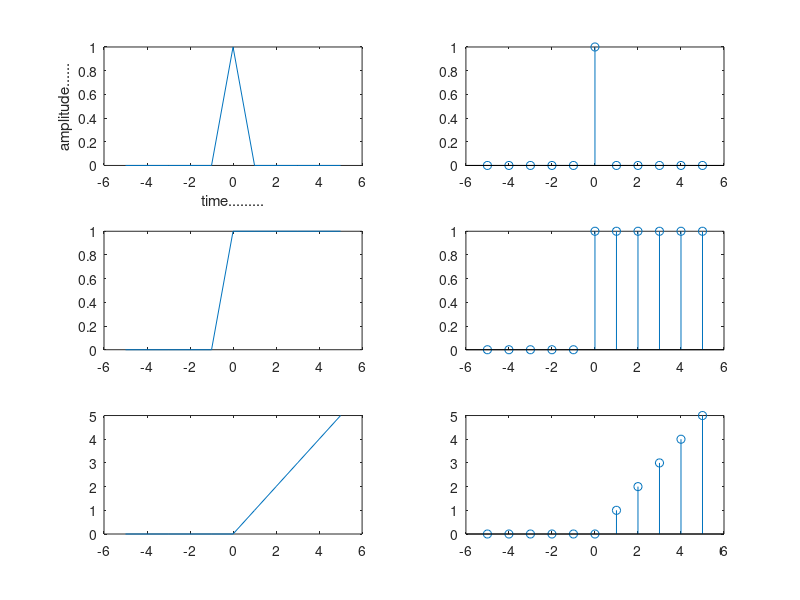

Write MATLAB code to recreate this figure.
clc
clear 
close all;
n=input('enter the sequence order:');
t=-n:1:n;
a=[zeros(1,n),1,zeros(1,n)];
subplot(3,2,1);
plot(t,a);
xlabel('time.........');
ylabel('amplitude......');
subplot(3,2,2);
stem(t,a);
a1=[zeros(1,n),ones(1,n+1)];
subplot(3,2,3);
plot(t,a1);
subplot(3,2,4);
stem(t,a1);

for i=1:2*n+1
    if t(1,i)<0
        a4(1,i)=0;
    else 
        a4(1,i)=t(1,i);
    end
end
subplot(3,2,5);
plot(t,a4);
subplot(3,2,6);
stem(t,a4);



